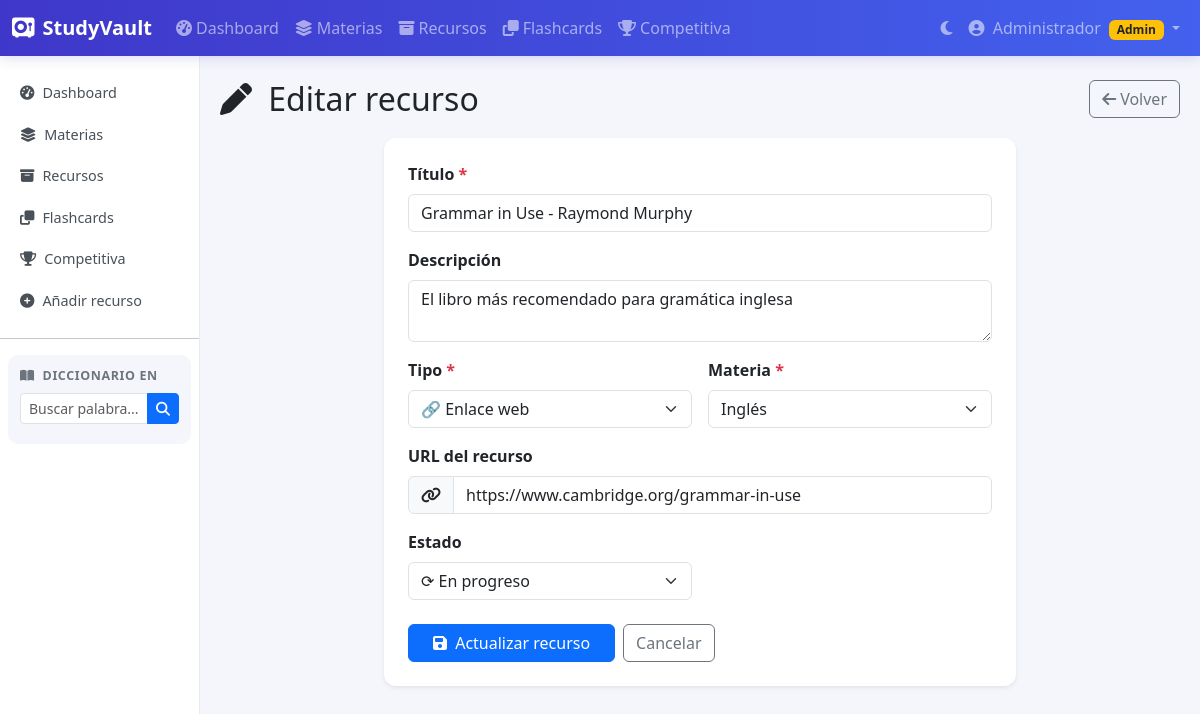
The app's page /?page=resources&action=edit&id=1 (signed in) with its own data.
### tables this page shows
CREATE TABLE resources (
    id INT AUTO_INCREMENT PRIMARY KEY,
    title VARCHAR(200) NOT NULL,
    description TEXT,
    url VARCHAR(500),
    type ENUM('link','pdf','note','video') DEFAULT 'link',
    file_path VARCHAR(300),
    subject_id INT NOT NULL,
    user_id INT NOT NULL,
    status ENUM('pending','in_progress','completed') DEFAULT 'pending',
    created_at TIMESTAMP DEFAULT CURRENT_TIMESTAMP,
    FOREIGN KEY (subject_id) REFERENCES subjects(id) ON DELETE CASCADE,
    FOREIGN KEY (user_id) REFERENCES users(id) ON DELETE CASCADE
);

CREATE TABLE subjects (
    id INT AUTO_INCREMENT PRIMARY KEY,
    name VARCHAR(100) NOT NULL,
    description TEXT,
    icon VARCHAR(50) DEFAULT 'fa-book',
    color VARCHAR(20) DEFAULT '#4361ee',
    user_id INT NOT NULL,
    created_at TIMESTAMP DEFAULT CURRENT_TIMESTAMP,
    FOREIGN KEY (user_id) REFERENCES users(id) ON DELETE CASCADE
);

### controllers/ResourceController.php (called while the page is built, shortened)
<?php
require_once __DIR__ . '/../models/Resource.php';
require_once __DIR__ . '/../models/Subject.php';
class ResourceController {
    private Resource $model;
    private Subject  $subjectModel;
    public function __construct() {
        $this->model        = new Resource();
        $this->subjectModel = new Subject();
    }
    public function edit(): void {
        $userId   = (int) $_SESSION['user_id'];
        $id       = (int) ($_GET['id'] ?? 0);
        $resource = $this->model->findById($id, $userId);
        $subjects = $this->subjectModel->getByUser($userId);
        $editing  = true;
        require __DIR__ . '/../views/resources/form.php';
    }
}

### config/database.php (called while the page is built)
<?php
class Database {
    private static ?Database $instance = null;
    private PDO $pdo;
    private function __construct() {
        $host    = env('DB_HOST', 'localhost');
        $dbname  = env('DB_NAME', 'studyvault');
        $user    = env('DB_USER', 'root');
        $pass    = env('DB_PASS', '');
        $charset = env('DB_CHARSET', 'utf8mb4');
        $dsn = "mysql:host={$host};dbname={$dbname};charset={$charset}";
        $options = [
            PDO::ATTR_ERRMODE            => PDO::ERRMODE_EXCEPTION,
            PDO::ATTR_DEFAULT_FETCH_MODE => PDO::FETCH_ASSOC,
            PDO::ATTR_EMULATE_PREPARES   => false,
        ];
        $this->pdo = new PDO($dsn, $user, $pass, $options);
    }
    public static function getInstance(): Database {
        if (self::$instance === null) {
            self::$instance = new Database();
        }
        return self::$instance;
    }
    public function getConnection(): PDO {
        return $this->pdo;
    }
}

### config/init.php (called while the page is built, shortened)
<?php
function env(string $key, mixed $default = null): mixed {
    $val = getenv($key);
    return $val === false ? $default : $val;
}
require_once __DIR__ . '/database.php';

### models/Resource.php (called while the page is built, shortened)
<?php
require_once __DIR__ . '/../config/database.php';
class Resource {
    private PDO $db;
    public function __construct() {
        $this->db = Database::getInstance()->getConnection();
    }
    public function findById(int $id, int $userId): array|false {
        $stmt = $this->db->prepare(
            "SELECT r.*, s.name as subject_name FROM resources r JOIN subjects s ON r.subject_id = s.id WHERE r.id=? AND r.user_id=?"
        );
        $stmt->execute([$id, $userId]);
        return $stmt->fetch();
    }
}

### models/Subject.php (called while the page is built, shortened)
<?php
require_once __DIR__ . '/../config/database.php';
class Subject {
    private PDO $db;
    public function __construct() {
        $this->db = Database::getInstance()->getConnection();
    }
    public function getByUser(int $userId): array {
        $stmt = $this->db->prepare("SELECT * FROM subjects WHERE user_id = ? ORDER BY name");
        $stmt->execute([$userId]);
        return $stmt->fetchAll();
    }
}

### views/resources/form.php (the view, shortened to what this page needs)
<?php
require __DIR__ . '/../partials/header.php';
?>
<div class="sv-page-header">
    <div>
        <h2 class="mb-0">
            <i class="fa-solid <?= ($editing ?? false) ? 'fa-pen' : 'fa-plus-circle' ?> me-2"></i>
            <?= ($editing ?? false) ? 'Editar recurso' : 'Nuevo recurso' ?>
        </h2>
    </div>
    <a href="<?= BASE_URL ?>?page=resources" class="btn btn-outline-secondary">
        <i class="fa-solid fa-arrow-left me-1"></i>Volver
    </a>
</div>
<div class="row justify-content-center">
    <div class="col-12 col-lg-8">
        <div class="card border-0 shadow-sm">
            <div class="card-body p-4">
                <?php
                $action = ($editing ?? false)
                    ? BASE_URL . '?page=resources'
                    : BASE_URL . '?page=resources';
                ?>
                <form method="POST" action="<?= $action ?>" enctype="multipart/form-data" novalidate id="resourceForm">
                    <div class="row g-3">
                        <div class="col-12">
                            <label class="form-label fw-semibold">Título <span class="text-danger">*</span></label>
                            <input type="text" name="title" class="form-control"
                                   value="<?= htmlspecialchars($resource['title'] ?? $_POST['title'] ?? '') ?>"
                                   placeholder="ej. CP-Algorithms - Referencia de algoritmos"
                                   required maxlength="200">
                        </div>
                        <div class="col-12">
                            <label class="form-label fw-semibold">Descripción</label>
                            <textarea name="description" class="form-control" rows="2"
                                      placeholder="Breve descripción del recurso..."><?= htmlspecialchars($resource['description'] ?? $_POST['description'] ?? '') ?></textarea>
                        </div>
                        <div class="col-sm-6">
                            <label class="form-label fw-semibold">Tipo <span class="text-danger">*</span></label>
                            <select name="type" class="form-select" id="typeSelect" onchange="toggleFileField()">
                                <option value="link"  <?= (($resource['type'] ?? $_POST['type'] ?? '') === 'link')  ? 'selected' : '' ?>>🔗 Enlace web</option>
                            </select>
                        </div>
                        <div class="col-sm-6">
                            <label class="form-label fw-semibold">Materia <span class="text-danger">*</span></label>
                            <select name="subject_id" class="form-select" required>
                                <?php foreach ($subjects as $s): ?>
                                    <option value="<?= $s['id'] ?>"
                                        <?= (int)($resource['subject_id'] ?? $_POST['subject_id'] ?? 0) === (int)$s['id'] ? 'selected' : '' ?>>
                                        <?= htmlspecialchars($s['name']) ?>
                                    </option>
                                <?php endforeach; ?>
                            </select>
                        </div>
                        <div class="col-12" id="urlField">
                            <label class="form-label fw-semibold">URL del recurso</label>
                            <div class="input-group">
                                <span class="input-group-text"><i class="fa-solid fa-link"></i></span>
                                <input type="url" name="url" class="form-control"
                                       value="<?= htmlspecialchars($resource['url'] ?? $_POST['url'] ?? '') ?>"
                                       placeholder="https://...">
                            </div>
                        </div>
                        <div class="col-sm-6">
                            <label class="form-label fw-semibold">Estado</label>
                            <select name="status" class="form-select">
                                <option value="in_progress" <?= (($resource['status'] ?? $_POST['status'] ?? '') === 'in_progress') ? 'selected' : '' ?>>⟳ En progreso</option>
                            </select>
                        </div>
                    </div>
                    <div class="d-flex gap-2 mt-4">
                        <button type="submit" class="btn btn-primary px-4">
                            <i class="fa-solid fa-floppy-disk me-1"></i>
                            <?= ($editing ?? false) ? 'Actualizar' : 'Guardar' ?> recurso
                        </button>
                        <a href="<?= BASE_URL ?>?page=resources" class="btn btn-outline-secondary">Cancelar</a>
                    </div>
                </form>
            </div>
        </div>
    </div>
</div>
<?php require __DIR__ . '/../partials/footer.php'; ?>

### assets/css/app.css (style rules this page uses)
:root { --sv-primary: #4361ee; --sv-secondary: #3f37c9; --sv-accent: #f72585; --sv-bg: #f4f6fb; --sv-sidebar-w: 220px; --sv-navbar-h: 56px; --sv-card-radius: 12px; }
body { background-color: var(--sv-bg); font-family: 'Segoe UI', system-ui, -apple-system, sans-serif; color: #212529; }
.sv-page-header { display: flex; align-items: center; justify-content: space-between; margin-bottom: 20px; flex-wrap: wrap; gap: 12px; }
.card { border-radius: var(--sv-card-radius); }

### records on screen
resources: title "Grammar in Use - Raymond Murphy", description "El libro más recomendado para gramática inglesa", type "🔗 Enlace web", subject_id "Inglés", url "https://www.cambridge.org/grammar-in-use", status "⟳ En progreso"

### other values on screen
APP_NAME "StudyVault"
$_SESSION['user_name'] "Administrador"
